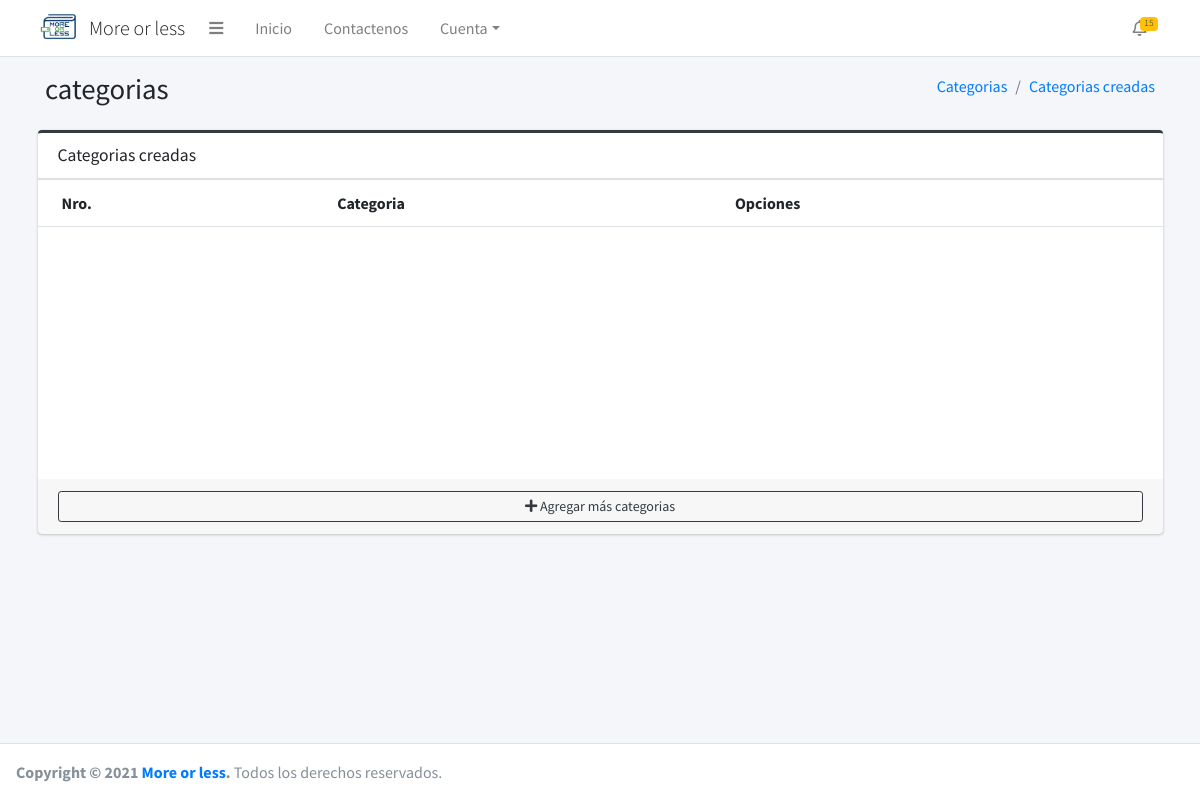
The page /categoria/form/categorias/ (signed in) on the database as committed earlier.
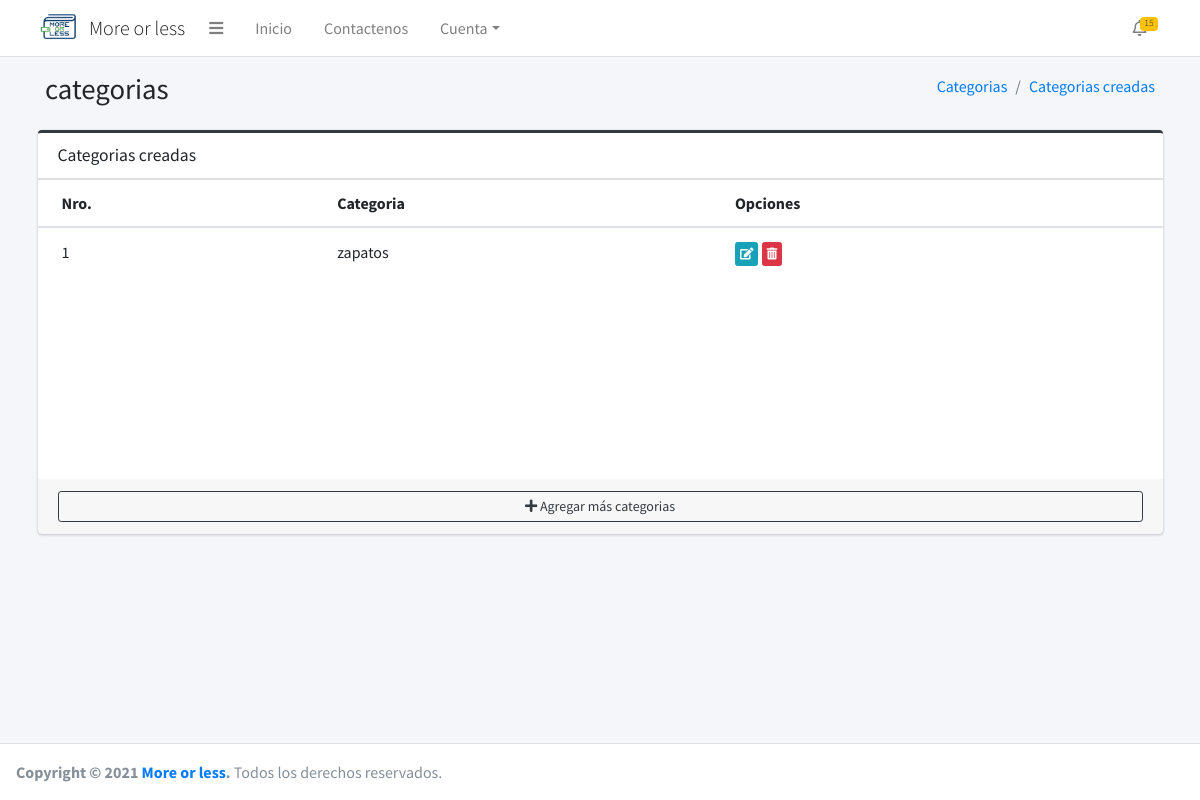
The same page on the database as committed later.
### core/categorias/models.py (models this page shows, shortened)
class Categoria(models.Model):
    category = models.CharField(max_length=50, verbose_name='Categoria')
    class Meta:
        verbose_name = 'Categoria'
        verbose_name_plural = 'Categorias'
        db_table = 'categoria'
        ordering = ['id']

### core/categorias/views.py (the view)
# urls.py: path('categoria/form/categorias/', CategoriaListView.as_view(), name='categorias'),
class CategoriaListView(ListView):
    model = Categoria
    template_name = 'categorias.html'
    @method_decorator(csrf_exempt)
    @method_decorator(login_required)
    def dispatch(self, request, *args, **kwargs):
        self.object = None
        return super().dispatch(request, *args, **kwargs)
    def get_context_data(self, **kwargs):
        context = super().get_context_data(**kwargs)
        context['title'] = 'Categorias creadas'
        return context

### core/registro/models.py (called while the page is built)
    def get_image(self):
        if self.image:
            return "{}{}".format(MEDIA_URL, self.image)
        return "{}{}".format(STATIC_URL,'img/imagen-perfil-sin-foto.png')

### core/categorias/templates/categorias.html
{% extends 'body.html' %}
{% load static %}
{% block content %}
    <div class="content-wrapper">
        <div class="content-header">
            <div class="container">
                <div class="container-fluid">
                    <div class="row mb-2">
                        <div class="col-sm-6">
                            <h1 class="m-0">categorias</h1>
                        </div>
                        <div class="col-sm-6">
                            <ol class="breadcrumb float-sm-right">
                                <li class="breadcrumb-item"><a href="{% url 'addCat' %}">Categorias</a></li>
                                <li class="breadcrumb-item"><a href="{% url 'categorias' %}">Categorias creadas</a></li>
                            </ol>
                        </div>
                    </div>
                </div>
            </div>
        </div>
        <section class="content">
            <div class="container">
                        {% include 'list_categorias.html' %}
            </div>
        </section>
    </div>
{% endblock %}

### core/categorias/templates/list_categorias.html
{% extends 'list.html' %}
{% block columns %}
    <tr>
        <th>Nro.</th>
        <th>Categoria</th>
        <th>Opciones</th>
    </tr>
{% endblock %}
{% block rows %}
    {% for c in object_list %}
        <tr>
            <td>{{ c.id }}</td>
            <td>{{ c.category }}</td>
            <td>
                <a href="{% url 'editCat' c.id %}" class="btn btn-info btn-xs"><i class="fas fa-edit"></i>
                </a>
                <a href="{% url 'deleteCat' c.id %}" class="btn btn-danger btn-xs"><i
                        class="fas fa-trash-alt"></i>
                </a>
            </td>
        </tr>
    {% endfor %}
{% endblock %}
{% block footer %}
    <a href="{% url 'addCat' %}" class="btn btn-outline-dark btn-block btn-sm"><i class="fa fa-plus"></i> Agregar más
        categorias
    </a>
{% endblock %}

Rows that differ between the two databases and show on the page:
added Categoria: id "1", category "zapatos"
